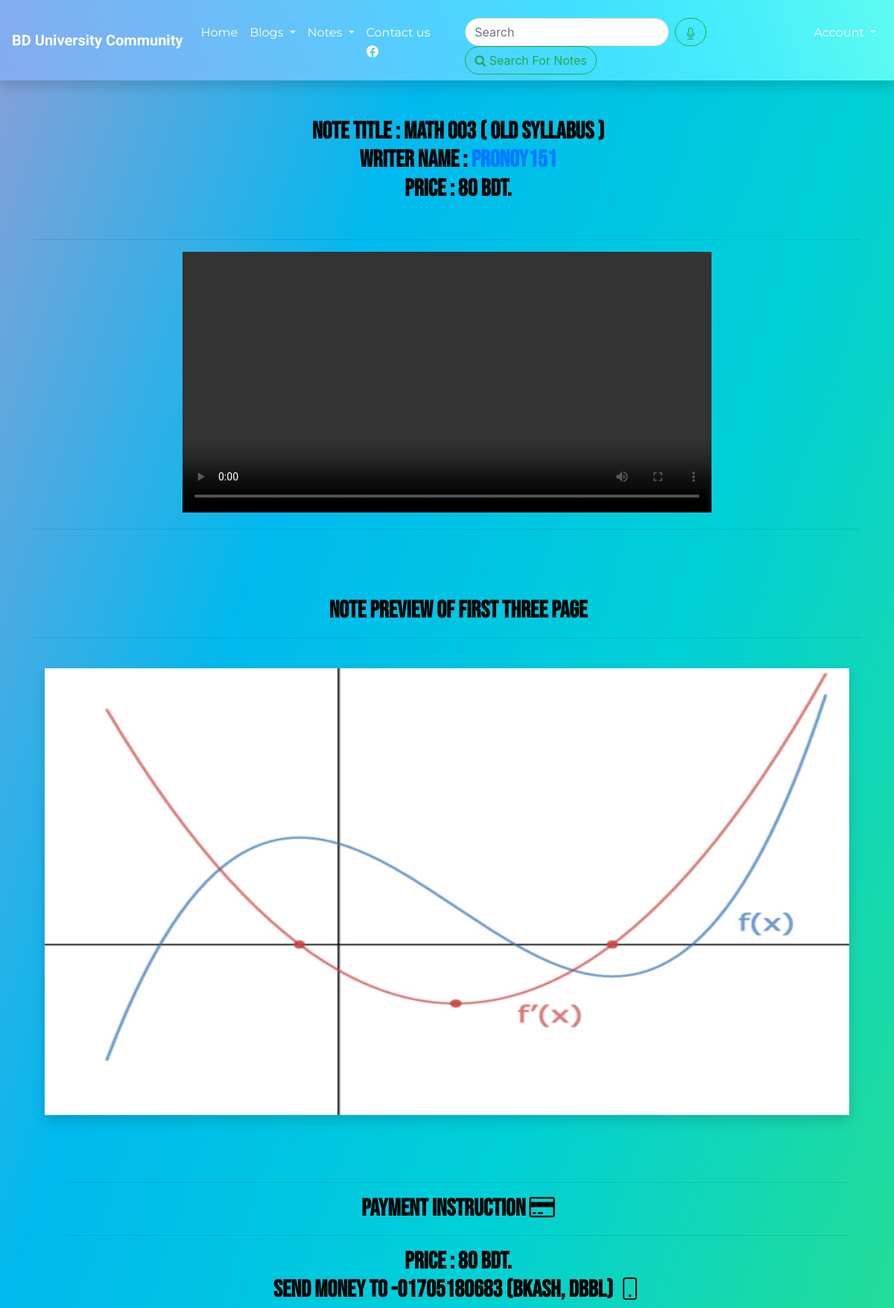
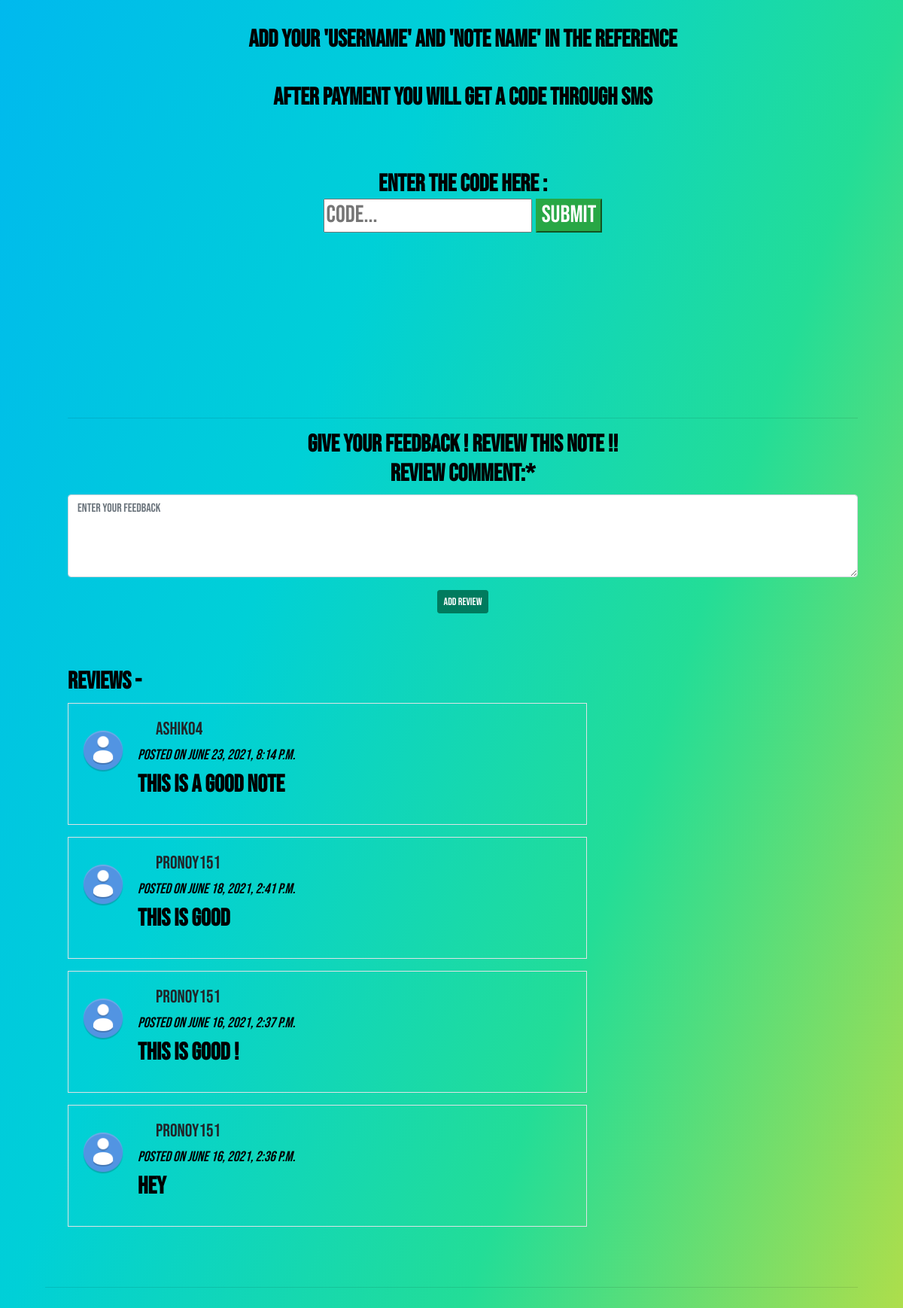
Screenshot of /notes/cse/math-1151/math-003-old-syllabus/ with the database file from the repository (2 pictures, top to bottom).
### noteSellingApp/models.py (models this page shows, shortened)
class Lesson(models.Model):
    lesson_id = models.CharField(max_length=100, unique=True)
    Standard = models.ForeignKey(Standard, on_delete=models.CASCADE)
    created_by = models.ForeignKey(User,on_delete=models.CASCADE)
    created_at = models.DateTimeField(auto_now_add=True)
    course = models.ForeignKey(Course, on_delete=models.CASCADE,related_name='lessons')
    name = models.CharField(max_length=250)
    description = models.TextField(max_length=500,blank=True)
    price = models.IntegerField(blank=True,null=True)
    code = models.IntegerField(default='2901', editable=False)
    slug = models.SlugField(null=True, blank=True)
    image1 = models.ImageField(upload_to='Lesson_carousol_image', blank=True, verbose_name='lesson pdf Image1')
    image2 = models.ImageField(upload_to='Lesson_carousol_image', blank=True, verbose_name='lesson pdf Image2')
    image3 = models.ImageField(upload_to='Lesson_carousol_image', blank=True, verbose_name='lesson pdf Image3')
    lesson_video = models.FileField(upload_to="lesson_video_files",verbose_name="lesson_Video", blank=True, null=True)
    Notes = models.FileField(upload_to='lesson pdf file',verbose_name="Notes", blank=True)
    class Meta:
        ordering = ['created_at']

class Review(models.Model):
    lesson_name = models.ForeignKey(Lesson,null=True, on_delete=models.CASCADE,related_name='reviews')
    rev_name = models.CharField(max_length=100, blank=True)
    author = models.ForeignKey(User,on_delete=models.CASCADE)
    body = models.TextField(max_length=500)
    date_added = models.DateTimeField(auto_now_add=True)
    class Meta:
        ordering = ['-date_added']

### noteSellingApp/views.py (the view, shortened to what this page needs)
# urls.py: path('<str:standard>/<str:course>/<slug:slug>/', views.LessonDetailView.as_view(),name='lesson_detail'),
class LessonDetailView(DetailView,FormView):
    context_object_name = 'lessons'
    model = Lesson
    template_name = 'notesell/lesson_detail_view.html'
    form_class = ReviewForm
    def get_context_data(self, **kwargs):
        context = super(LessonDetailView, self).get_context_data(**kwargs)
        if 'form' not in context:
            context['form'] = self.form_class()
        return context

### noteSellingApp/forms.py
class ReviewForm(forms.ModelForm):
    class Meta:
        model = Review
        fields = ('body',)
        labels = {"body":"Review Comment:"}
        widgets = {
            'body': forms.Textarea(attrs={'class':'form-control', 'rows':4, 'cols':70, 'placeholder':"Enter Your Feedback"}),
        }

### templates/notesell/lesson_detail_view.html (shortened to what this page needs)
<!DOCTYPE html>
{%load static %}
{% load crispy_forms_tags %}
<html lang="en">
<head>
    <link rel="stylesheet" href="https://stackpath.bootstrapcdn.com/bootstrap/4.5.0/css/bootstrap.min.css"
>
    <link rel="stylesheet" href="https://cdnjs.cloudflare.com/ajax/libs/font-awesome/4.7.0/css/font-awesome.min.css">
    <link rel="stylesheet" href="//code.jquery.com/ui/1.12.1/themes/base/jquery-ui.css">
    <link href="https://vjs.zencdn.net/7.11.4/video-js.css" rel="stylesheet" />
    <link rel="stylesheet" href="{%static 'css/home.css' %}" />
</head>
<body>
    <nav class="navbar navbar-expand-lg shadow navbar-custom sticky-top">
        <a href="{% url 'index' %}" class="navbar-brand "
            style="font-family: 'sofia', sans-serif; color: white; font-weight: bold;"> BD
            University Community </a>
        <div class="collapse navbar-collapse" id="navbarSupportedContent">
            <ul class="navbar-nav ml-auto mt-lg-3">
                <li class="nav-item active">
                    <a class="nav-link" href="{% url 'index' %}"
                        style="color:white; font-family: 'Montserrat', sans-serif;">Home</a>
                </li>
                <li class="nav-item dropdown">
                    <a class="nav-link dropdown-toggle" style="color:white; font-family: 'Montserrat', sans-serif;"
                        href="#" id="navbarDropdown" role="button" data-toggle="dropdown" aria-haspopup="true"
                        aria-expanded="false">
                        Blogs
                    </a>
                </li>
                <li class="nav-item dropdown">
                    <a class="nav-link dropdown-toggle" style="color:white; font-family: 'Montserrat', sans-serif;"
                        href="#" id="navbarDropdown" role="button" data-toggle="dropdown" aria-haspopup="true"
                        aria-expanded="false">
                        Notes
                    </a>
                </li>
                <li class="nav-item">
                    <a class="nav-link" href="#" style="color:white; font-family: 'Montserrat', sans-serif;"> Contact us
                    </a>
                </li>
                <li class="nav-item">
                    <a class="nav-link" href="#" style="color:white; font-family: 'Montserrat', sans-serif;">
                    </a>
                </li>
                <li class="nav-item">
                    <a class="nav-link" href="#" style="color:white; font-family: 'Montserrat', sans-serif;">
                    </a>
                </li>
                <li class="nav-item">
                    <form class="form-inline my-2 my-lg-0" id="speak-form" action="{% url 'noteSellingApp:searchbar' %}"
                        method="get">
                        <input class="form-control mr-sm-2  d-none d-lg-block" id="transcript"
                            style="border-radius: 50px;" type="search" name="search" placeholder="Search"
                            aria-label="Search">
                        <span class="btn btn-outline-success  mr-sm-2  d-none d-lg-block" style="border-radius: 50px;">
                        </span>
                        <button class="btn btn-outline-success  mr-sm-2  d-none d-lg-block" style="border-radius: 50px;"
                            type="submit"> <i class="fa fa-search"></i> Search For Notes</button>
                    </form>
                </li>
                <li class="nav-item dropdown">
                    <a class="nav-link dropdown-toggle" style="color:white; font-family: 'Montserrat', sans-serif;"
                        href="#" id="navbarDropdown" role="button" data-toggle="dropdown" aria-haspopup="true"
                        aria-expanded="false">
                        Account
                    </a>
                </li>
            </ul>
        </div>
    </nav>
    <div class="container">
        <center>
            <h2 class="mb-2 font-weight-bold"
                style="font-family: 'Bebas Neue', cursive;padding-top: 50px;padding-left: 30px; font-weight:bold;color: black;">
                Note Title : {{ lessons.name }} <br>
                Writer Name :<a href="{% url 'profile' lessons.created_by %}">  {{lessons.created_by}}  </a> <br>
                Price : {{ lessons.price}} BDT. <br>
            </h2>
        </center>
        <br>
        <hr>
        <center>
            {% if lessons.lesson_video %}
            <video id="my-video" class="video-js col-lg-8 col-md-12 col-sm-12" controls preload="auto" width="640"
                height="350" poster="" data-setup="{}">
                <source src="{{lessons.lesson_video.url}}" type="video/mp4" />
            </video>
            {% endif %}
        </center>
        <hr>
        <br>
        <center>
            <h2 class="mb-2 font-weight-bold"
                style="font-family: 'Bebas Neue', cursive;padding-top: 50px;padding-left: 30px; font-weight:bold;color: black;">
                NOTE PREVIEW OF FIRST THREE PAGE
            </h2>
            <hr>
            <br>
        </center>
        <div class="w-60 container">
            <div id="carouselId" class="carousel slide shadow w-80" data-ride="carousel">
                <div class="carousel-inner">
                    <div class="carousel-item active " data-interval="5000">
                        <img src="{{ lessons.image1.url }} " style=" width:100%; height:600px;" alt="Project 1">
                        <div class="carousel-caption d-none d-md-block">
                        </div>
                    </div>
                </div>
                <ol class="carousel-indicators">
                    <li data-target="#carouselId" data-slide-to="0" class="active"></li>
                    <li data-target="#carouselId" data-slide-to="1"></li>
                    <li data-target="#carouselId" data-slide-to="2"></li>
                </ol>
                <a class="carousel-control-prev" href="#carouselId" role="button" data-slide="prev">
                    <span class="carousel-control-prev-icon" aria-hidden="true"></span>
                </a>
                <a class="carousel-control-next" href="#carouselId" role="button" data-slide="next">
                    <span class="carousel-control-next-icon" aria-hidden="true"></span>
                </a>
            </div>
            <br>
        </div>
        <div class="container">
            <center>
                <h2 class="mb-2 font-weight-bold"
                    style="font-family: 'Bebas Neue', cursive;padding-top: 50px;padding-left: 30px; font-weight:bold;color: black;">
                    <hr> PAYMENT INSTRUCTION <i class="fa fa-credit-card"></i> <br>
                    <hr>
                    Price : {{ lessons.price}} BDT. <br>
                    SEND MONEY TO -01705180683 (BKASH, DBBL)
                     <br> <br>
                    ADD YOUR 'USERNAME' AND 'NOTE NAME' IN THE REFERENCE <br> <br>
                    AFTER PAYMENT YOU WILL GET A CODE THROUGH SMS <br> <br> <br>
                    ENTER THE CODE HERE :
                    <form method="get" action="{% url 'noteSellingApp:download' %}">
                        <input type="text" name="code" placeholder="CODE...">
                        <button type="submit" class="btn-success"> Submit </button>
                    </form>
                    <br> <br> <br> <br> <br> <br> <hr>
                    GIVE YOUR FEEDBACK ! REVIEW THIS NOTE !!
                    <form method="post">
                        <div class="form-group">
                            {% csrf_token %} {{form|crispy}}
                            <input type="submit" name="form" value="Add review" class="btn btn-primary btn-sm">
                        </div>
                    </form>
                </h2>
            </center>
            <h2 class="mb-2 font-weight-bold"
                style="font-family: 'Bebas Neue', cursive;padding-top: 50px;padding-left: 30px; font-weight:bold;color: black;">
                REVIEWS -
                <div class="row">
                    {% for review in lessons.reviews.all %}
                    <div class="col-md-8 mt-2 mb-2">
                        <div class="media border p-3">
                            <img src="{% static 'image/user_avatar.png' %}" alt="pic" class="mr-3 mt-3 rounded-circle"
                                style="width:60px;">
                            <div class="media-body">
                                <h4><a class="dropdown-item" href="{% url 'profile' review.author  %}">{{review.author}}</a> <small><i>Posted on {{review.date_added}}</i></small></h4>
                                <p>{{review.body}}</p>
                            </div>
                        </div>
                    </div>
                    {% endfor %}
                </div>
            </h2>
            <br> <br>
 <hr>
            <center>
                <h2 class="mb-2 font-weight-bold"
                    style="font-family: 'Bebas Neue', cursive;padding-top: 50px;padding-left: 30px; font-weight:bold;color: black;">
                </h2>
            </center>
        </div>
    </div>
</body>
</html>

### static/css/home.css (style rules this page uses)
.navbar-custom { background-image: linear-gradient(to right top, #d16ba5, #c777b9, #ba83ca, #aa8fd8, #9a9ae1, #8aa7ec, #79b3f4, #69bff8, #52cffe, #41dfff, #46eefa, #5ffbf1); background-attachment: fixed; background-repeat: no-repeat; }
* { transition: .5s; }
.btn-primary { color: #fff; background-color: #007b5e; border-color: #007b5e; }

### templates/notesell/lesson_detail_view.html (style rules this page uses)
body { background-image: linear-gradient(to right bottom, #8b9fd8, #00b9ee, #00d0d7, #23dd97, #b1de49); }

### rows the page displays
Lesson: name "Math 003 ( Old Syllabus )", created_by "Pronoy151", price "80", image1 (picture)
Review: author "ashik04", date_added "June 23, 2021, 8:14 p.m.", body "This is a good note"
Review: author "Pronoy151", date_added "June 18, 2021, 2:41 p.m.", body "this is good"
Review: author "Pronoy151", date_added "June 16, 2021, 2:37 p.m.", body "This is GOOD !"
Review: author "Pronoy151", date_added "June 16, 2021, 2:36 p.m.", body "Hey"
